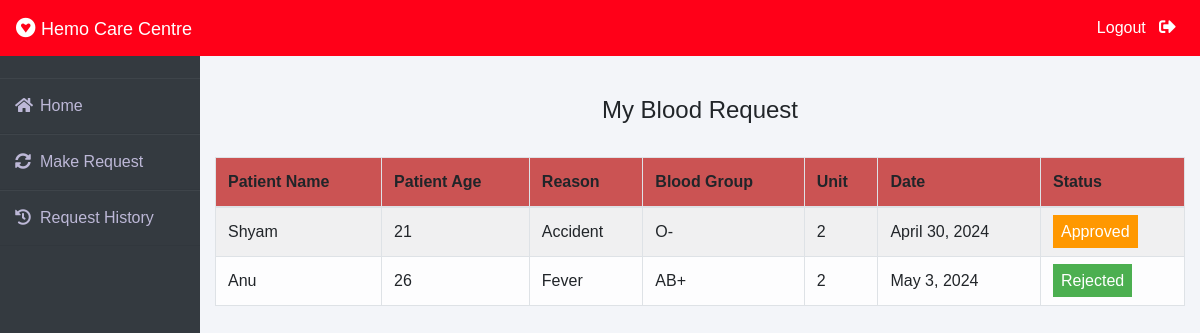
The page /patient/my-request (signed in) on the database its author committed.
### blood/models.py (models this page shows, shortened)
class BloodRequest(models.Model):
    request_by_patient=models.ForeignKey(pmodels.Patient,null=True,on_delete=models.CASCADE)
    request_by_donor=models.ForeignKey(dmodels.Donor,null=True,on_delete=models.CASCADE)
    patient_name=models.CharField(max_length=30)
    patient_age=models.PositiveIntegerField()
    reason=models.CharField(max_length=500)
    bloodgroup=models.CharField(max_length=10)
    unit=models.PositiveIntegerField(default=0)
    status=models.CharField(max_length=20,default="Pending")
    date=models.DateField(auto_now=True)

### patient/views.py (the view)
# urls.py: path('my-request', views.my_request_view,name='my-request'),
def my_request_view(request):
    patient= models.Patient.objects.get(user_id=request.user.id)
    blood_request=bmodels.BloodRequest.objects.all().filter(request_by_patient=patient)
    return render(request,'patient/my_request.html',{'blood_request':blood_request})

### templates/patient/my_request.html (shortened to what this page needs)
{% extends 'patient/patientbase.html' %}
{% block content %}
{% load widget_tweaks %}
{%load static%}
<head>
   </head>
<br><br>
<div class="container">
    <H4 class="text-center">My Blood Request</H4><br>
    <table class="table table-light table-hover table-bordered table-striped">
        <thead class="bg-inf">
            <tr>
                <th scope="col">Patient Name</th>
                <th scope="col">Patient Age</th>
                <th scope="col">Reason</th>
                <th scope="col">Blood Group</th>
                <th scope="col">Unit</th>
                <th scope="col">Date</th>
                <th scope="col">Status</th>
            </tr>
        </thead>
        <tbody>
            {% for t in blood_request %}
            <tr>
                <td> {{t.patient_name}}</td>
                <td>{{t.patient_age}}</td>
                <td>{{t.reason}}</td>
                <td>{{t.bloodgroup}}</td>
                <td>{{t.unit}}</td>
                <td>{{t.date}}</td>
                {% if t.status == 'Approved' %}
                <td><span class="label warning"> Approved</span></td>
                {% elif t.status == 'Rejected' %}
                <td><span class="label success">Rejected</span></td>
                {% else %}
                <td><span style="color: white;margin-left: 0px;" class="label info">Pending</span></td>
                {% endif %}
            </tr>
            {% endfor %}
        </tbody>
    </table>
</div>
{% endblock content %}

### templates/patient/patientbase.html (style rules this page uses)
.bg-inf { background-color:rgb(203, 83, 83); }
* { margin: 0; padding: 0; box-sizing: border-box; list-style: none; text-decoration: none; font-family: 'Josefin Sans', sans-serif; }
body { background-color: #f3f5f9; }

### templates/patient/my_request.html (style rules this page uses)
.label { color: white; padding: 8px; }
.success { background-color: #4CAF50; }
.warning { background-color: #ff9800; }

### rows shown on the page
BloodRequest: patient_name "Shyam", patient_age "21", reason "Accident", bloodgroup "O-", unit "2", date "April 30, 2024", status "Approved"
BloodRequest: patient_name "Anu", patient_age "26", reason "Fever", bloodgroup "AB+", unit "2", date "May 3, 2024", status "Rejected"
